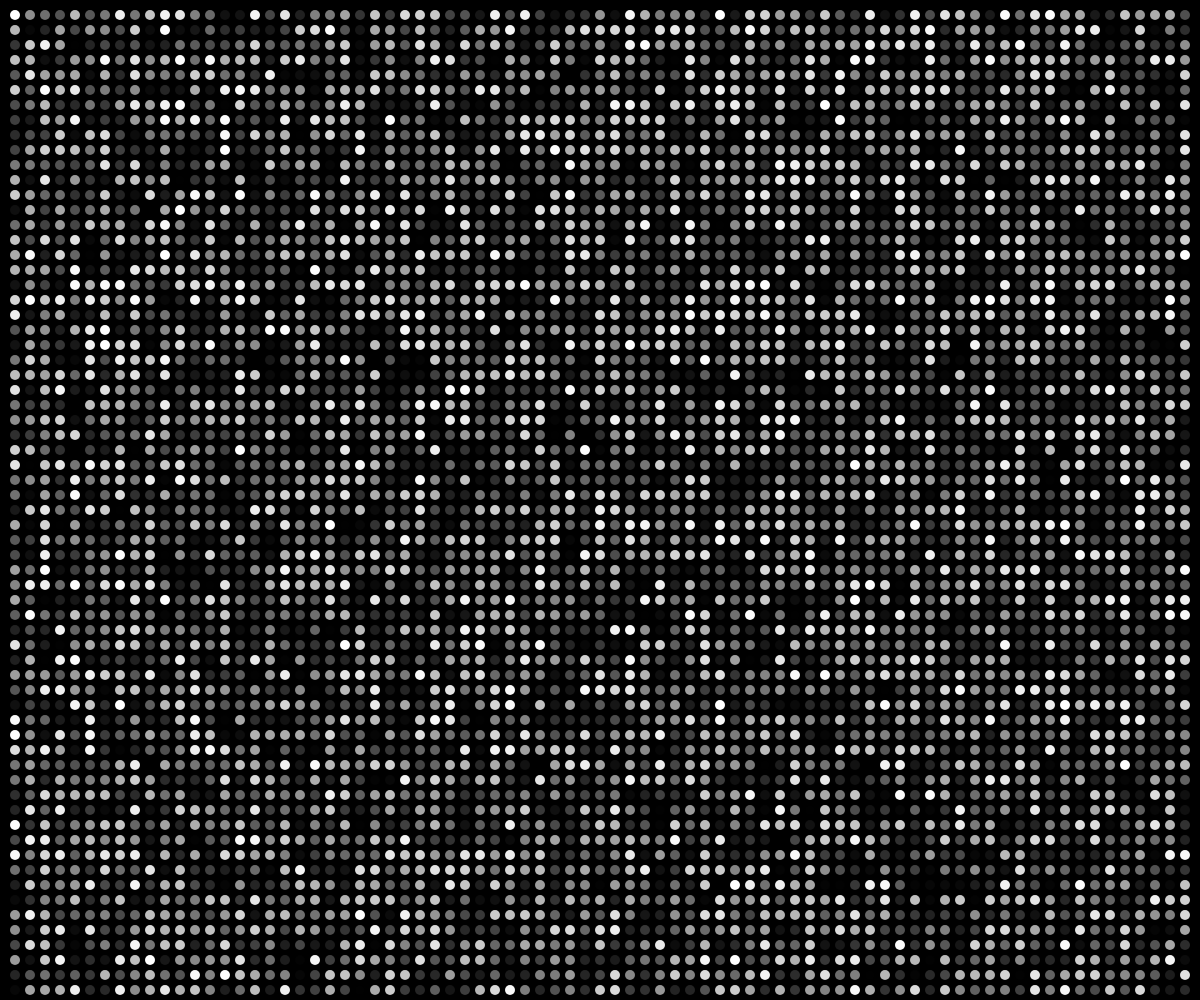
Frame 1 (no input)
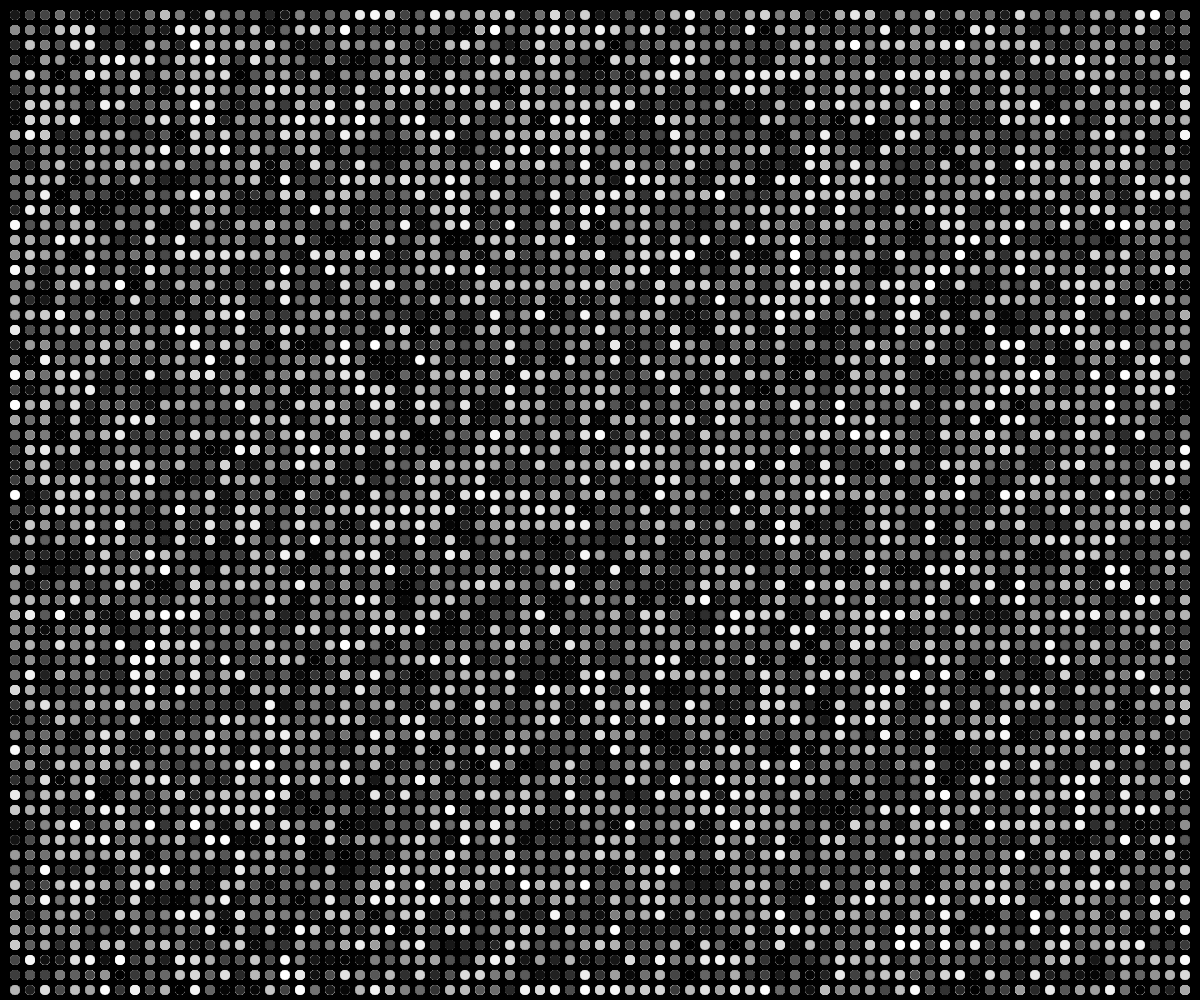
Frame 60 (no input)
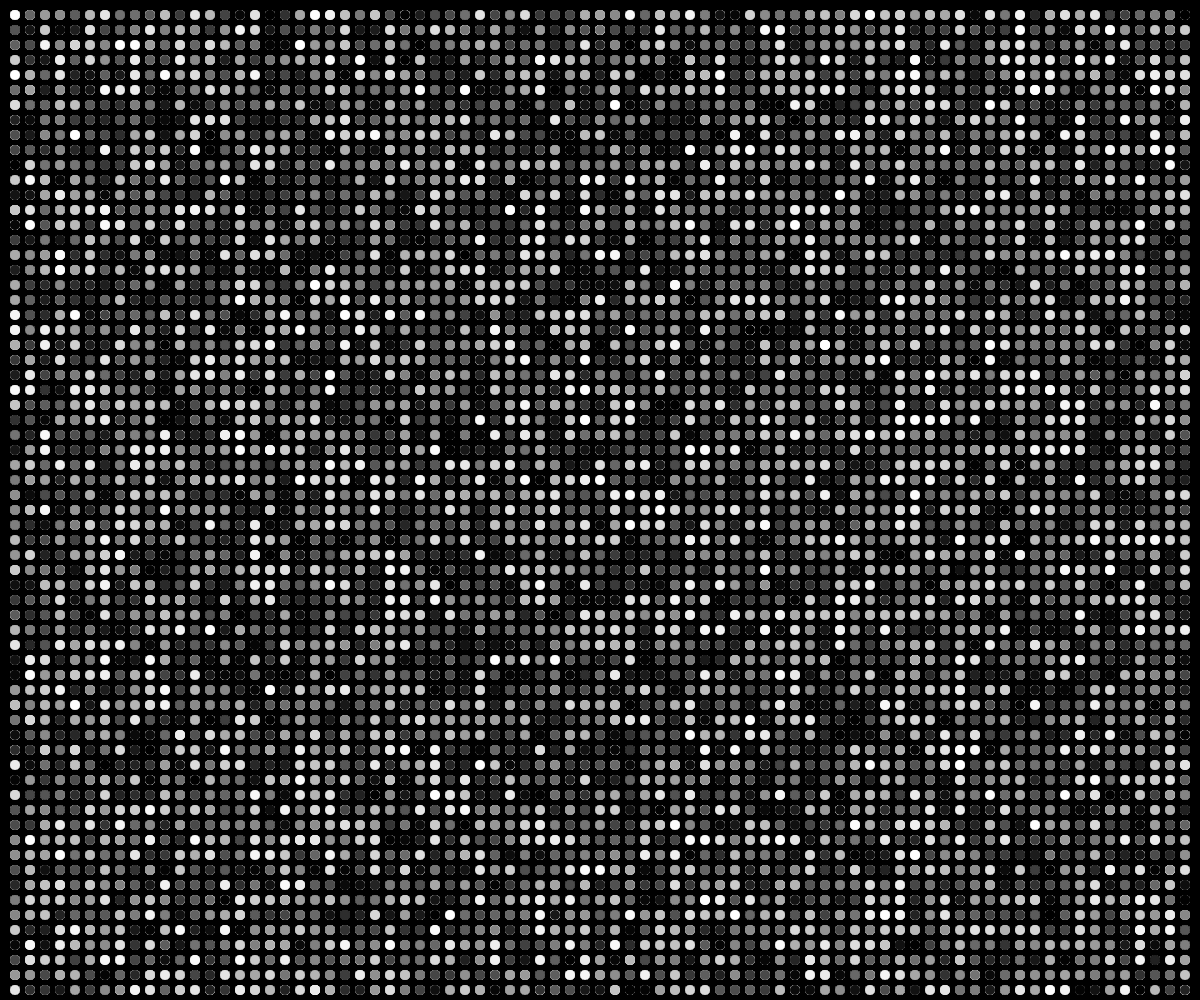
Frame 120 (the mouse pressed at the canvas centre since frame 60)

The p5.js sketch that drew these frames (run headless with seeded random() and noise() and a simulated clock; from frame 60 on, the mouse is pressed at the canvas centre):

// p5.js sketch
// ── sketch.js
function setup() {
  createCanvas(windowWidth, windowHeight);
  background(0);
  noStroke();
  frameRate(30);
}

function draw() {

  for (var x = 15; x < windowWidth; x += 15) {
    for (var y = 15; y < windowHeight; y += 15) {

      ellipse(x, y, 10);
      fill(random(255));



    }
  }
}
